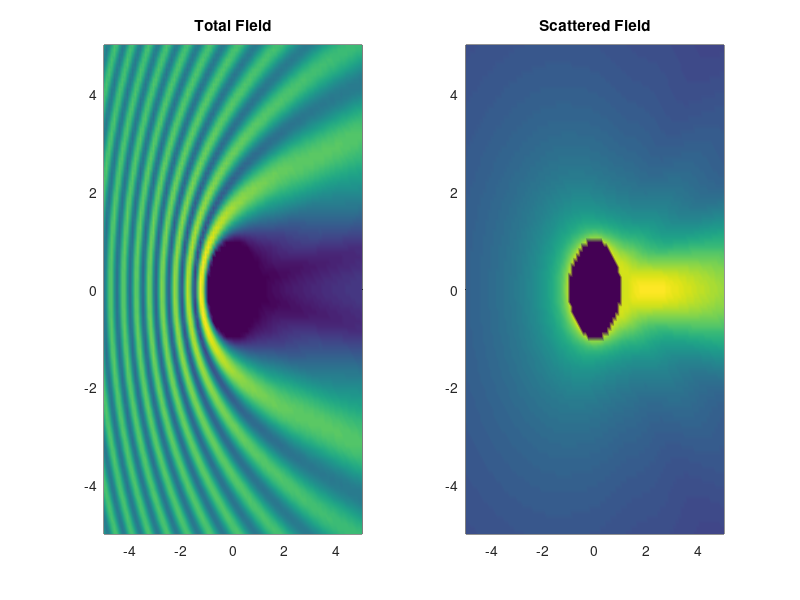

Recreate this plot in MATLAB. (Note: this script raises an error after producing the figure.)
clc
clear

% Define useful constants
f0 = 10*10^9;
e0=8.85418781762e-12;
m0=1.256637061436e-06;
c0 = 3*10^8;
lambda0 = c0/f0;

% Define simulation options
N_x = 100;
N_y = 100;
Xm_nl = 10;
Ym_nl = 10;
X_m = Xm_nl*lambda0;
Y_m = Ym_nl*lambda0;
dx = X_m/N_x;
dy = Y_m/N_y;
n_lambda = lambda0/dx;

i_center = floor(N_x/2);
j_center = floor(N_y/2);

n_num = 100;
Es = zeros(N_x, N_y);
Et = zeros(N_x, N_y);
Einc = zeros(N_x, N_y);
R = 1;
k0 = 2*pi;


% Define the range for x and y
xRange = linspace(-5, 5, 100);
yRange = linspace(-5, 5, 100);

% Create a grid of x and y values
[X, Y] = meshgrid(xRange, yRange);

% Calculate r and theta for each grid point
r = sqrt(X.^2 + Y.^2);
theta = atan2(Y, X);

% Perfectly conducting cylinder
ac(1:51) = besselj((0:50), k0*R)./besselh((0:50), 2, k0*R);
e(1) = 1;
e(2:51) = 2;

Ec = zeros(size(r));
Ec_sc = zeros(size(r));

ll = 1;
s_c = zeros();
R_c = zeros();
Theta_c = zeros();
for ri = 1:numel(r)
    % Calculate field outside of the cylinder
    if r(ri) > R
        Ec_sc(ri) = -sum(e(1:51) .* (-1i).^(0:50) .* ac(1:51) .* besselh(0:50, 2, k0*r(ri)) ...
            .* cos((0:50).*theta(ri)), 2);

        Ec(ri) = Ec_sc(ri) + exp(-1i*X(ri)*k0);

        % Calculate scattering cross section
        if r(ri) > (2*R)^2 
            s_c(ll) = 2*pi*(r(ri)*abs(Ec_sc(ri))^2);
            Theta_c(ll) = theta(ri);
            ll = ll + 1;
        end
    end
end
s_c = s_c .* 4/k0;


% Dielectric cylinder
er = 1.6;
nc = sqrt(er);

for n = 0:50
    if n == 0
        e(n+1) = 1;
    else
        e(n+1) = 2;
    end

    % Calculate parameters field parameters 
    ad(n+1) = ((besselj(n-1, k0*R) - besselj(n+1, k0*R))*besselj(n, nc*k0*R) - ...
        nc*besselj(n, k0*R)*(besselj(n-1, nc*k0*R) - besselj(n+1, nc*k0*R)))/ ...
        ((besselh(n-1, 2, k0*R) - besselh(n+1, 2, k0*R))*besselj(n, nc*k0*R) - ...
        nc*besselh(n, 2, k0*R)*(besselj(n-1, nc*k0*R) - besselj(n+1, nc*k0*R)));

    bd(n+1) = ((besselj(n-1, k0*R) - besselj(n+1, k0*R))*besselh(n, 2, k0*R) - ...
        besselj(n, k0*R)*(besselh(n-1, 2, k0*R) - besselh(n+1, 2, k0*R)))/ ...
        ((besselh(n-1, 2, k0*R) - besselh(n+1, 2, k0*R))*besselj(n, nc*k0*R) - ...
        nc*besselh(n, 2, k0*R)*(besselj(n-1, nc*k0*R) - besselj(n+1, nc*k0*R)));
end

Ed = zeros(size(r));
Ed_sc = zeros(size(r));

mm = 1;
s_d = zeros();
R_d = zeros();
Theta_d = zeros();
for ri = 1:numel(r)
    % Calculate field outside of the cylinder
    if r(ri) > R
        Ed_sc(ri) = -sum(e(1:51) .* (-1i).^(0:50) .* ad(1:51) .* besselh(0:50, 2, k0*r(ri)) ...
            .* cos((0:50).*theta(ri)), 2);

        Ed(ri) = Ed_sc(ri) + exp(-1i*X(ri)*k0);
    else
        % Calculate field inside the cylinder
        Ed_sc(ri) = sum(e(1:51) .* (-1i).^(0:50) .* bd(1:51) .* besselj(0:50, nc*k0*r(ri)) ...
            .* cos((0:50).*theta(ri)), 2);

        Ed(ri) = Ed_sc(ri) + exp(-1i*X(ri)*k0*nc);
    end

    % Calculate scattering cross section
    s_d(mm) = 2*pi*(r(ri)*abs(Ed_sc(ri))^2);
    Theta_d(mm) = theta(ri);
    mm = mm + 1;
end

% Plot Analytical Solution for Perfect Conductor
figure(1);
subplot(1, 2, 1);
pcolor(X, Y, abs(Ec));
title("Total Field")
shading interp;
subplot(1, 2, 2);
pcolor(X, Y, abs(Ec_sc));
title("Scattered Field");
shading interp;
sgtitle("Scattering on perfectly conducting cylinder (Analytical Solution)");

% Plot Bistable Radar crossection for Perfect Conductor
figure(2);
plot(Theta_c*180/pi, s_c, '.');
title("Bistable Radar crossection");
xlabel("Angle (deg)");

% Plot Analytical Solution for Dielectric cylinder
figure(3);
subplot(1, 2, 1);
pcolor(X, Y, abs(Ed));
title("Total Field");
shading interp;
subplot(1, 2, 2);
pcolor(X, Y, abs(Ed_sc));
title("Scattered Field");
shading interp;
sgtitle("Scattering on dielectric cylinder (Analytical Solution)");

% Bistable Radar crossection for Dielectric cylinder
figure(4);
plot(Theta_d*180/pi, s_d, '.');
title("Bistable Radar crossection");
xlabel("Angle (deg)");
